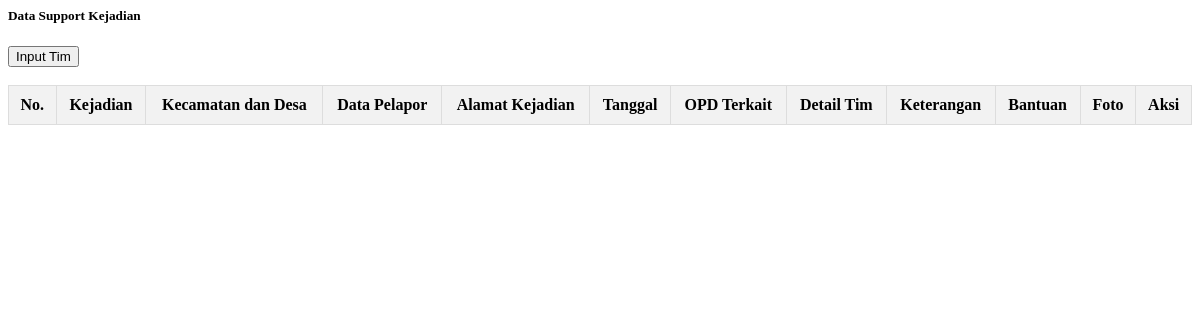
The app's page /data_support.php (signed in), older data.
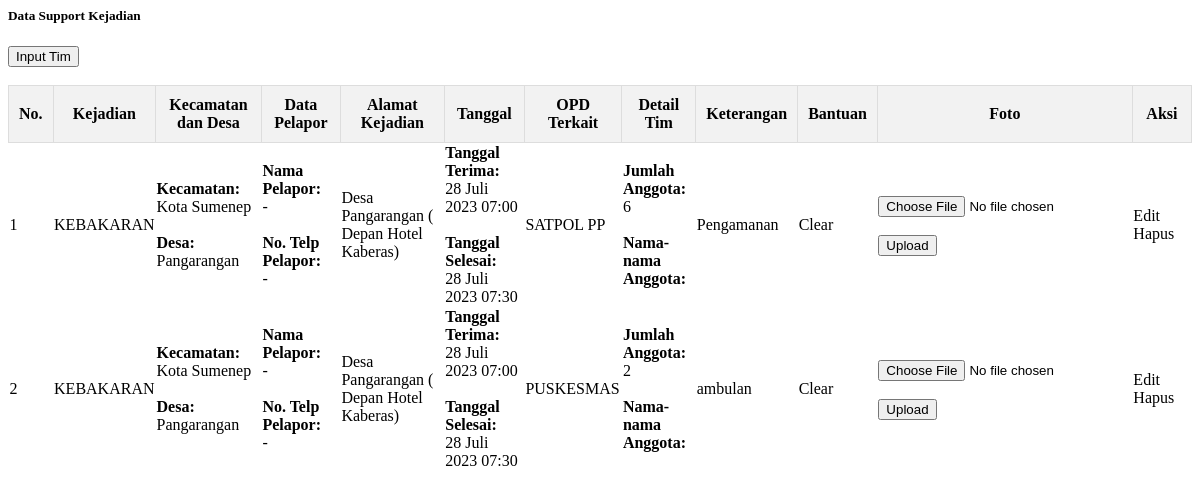
The same page, newer data.
### tables this page shows
CREATE TABLE `tim` (
  `id` int(11) NOT NULL,
  `id_lokasi` int(11) NOT NULL,
  `opd_terkait` int(11) NOT NULL,
  `jumlah_tim` int(11) DEFAULT NULL,
  `nama_anggota` text DEFAULT NULL,
  `ket` varchar(255) DEFAULT NULL,
  `laporan` text DEFAULT NULL,
  `bulan` varchar(11) DEFAULT NULL,
  `tahun` varchar(50) DEFAULT NULL,
  `bantuan` int(11) DEFAULT NULL
);

CREATE TABLE `lokasi` (
  `id` int(11) NOT NULL,
  `lat_long` varchar(50) DEFAULT NULL,
  `alamat` varchar(50) DEFAULT NULL,
  `desa` varchar(50) DEFAULT NULL,
  `kec` varchar(50) DEFAULT NULL,
  `kejadian` varchar(50) DEFAULT NULL,
  `tanggal_terima` varchar(255) DEFAULT NULL,
  `tanggal_selesai` varchar(255) DEFAULT NULL,
  `approve` int(11) DEFAULT 0,
  `ket` text DEFAULT NULL,
  `laporan` text DEFAULT NULL,
  `tim` text DEFAULT NULL,
  `jumlah_tim` text DEFAULT NULL,
  `nama_pelapor` varchar(50) NOT NULL,
  `noTelp_pelapor` varchar(50) NOT NULL,
  `bulan` varchar(11) DEFAULT NULL,
  `tahun` varchar(50) DEFAULT NULL
);

CREATE TABLE `kecamatan` (
  `id` int(11) NOT NULL,
  `nama_kecamatan` varchar(50) DEFAULT NULL
);

CREATE TABLE `desa` (
  `id` int(11) NOT NULL,
  `id_kecamatan` int(11) DEFAULT NULL,
  `nama_desa` varchar(50) DEFAULT NULL
);

CREATE TABLE `opd_terkait` (
  `id` int(11) NOT NULL,
  `nama_opd` varchar(255) DEFAULT NULL
);

### data_support.php (the view, shortened to what this page needs)
<?php
include 'dbconfig.php';
$akses = $_SESSION['hak_akses'];
?>
<link rel="stylesheet" href="css/jquery.Jcrop.css" type="text/css" />
<div class="card card-info card-outline">
  <div class="card-header">
    <h5 class="card-title">Data Support Kejadian</h5>
  </div>
  <div class="card-body">
    <div class="row">
      <div class="col-md-12">
        <?php
        if($akses == 'Admin'){
          ?>
          <div>
            <button class="btn btn-info btn-sm" id="add_support">Input Tim</button>
          </div>
          <br/>
          <div class="table-responsive">
            <table id="tower" class="table table-bordered">
              <thead>
                <th>No.</th>
                <th>Kejadian</th>
                <th>Kecamatan dan Desa</th>
                <th>Data Pelapor</th>
                <th>Alamat Kejadian</th>
                <th>Tanggal</th>
                <th>OPD Terkait</th>
                <th>Detail Tim</th>
                <th>Keterangan</th>
                <th>Bantuan</th>
                <th>Foto</th>
                <th>Aksi</th>
              </thead>
              <tbody>
                <?php
                $nomor = 1;
                $tim = mysqli_query($kominfo, "SELECT * FROM tim ORDER BY id DESC");
                while($hasil = mysqli_fetch_array($tim)){
                ?>
                  <tr>
                    <td><?php echo $nomor++; ?></td>
                    <?php
                    $id       = $hasil['id_lokasi'];
                    $lokasi1  = mysqli_query($kominfo, "select * from lokasi where id='$id'");
                    $lokasi2  = mysqli_fetch_array($lokasi1);
                    ?>
                    <td><?php echo $lokasi2['kejadian']; ?></td>
                    <td>
                      <strong>Kecamatan:</strong><br>
                      <?php
                      $id_kec = $lokasi2['kec'];
                      $kec1   = mysqli_query($kominfo, "select * from kecamatan where id='$id_kec'");
                      $kec2   = mysqli_fetch_array($kec1);
                      echo $kec2['nama_kecamatan'];
                      ?>
                      <br><br>
                      <strong>Desa:</strong><br>
                      <?php
                      $id_desa  = $lokasi2['desa'];
                      $desa1    = mysqli_query($kominfo, "select * from desa where id='$id_desa'");
                      $desa2    = mysqli_fetch_array($desa1);
                      echo $desa2['nama_desa'];
                      ?>
                    </td>
                    <td>
                      <strong>Nama Pelapor:</strong><br><?php echo $lokasi2['nama_pelapor']; ?><br><br>
                      <strong>No. Telp Pelapor:</strong><br><?php echo $lokasi2['noTelp_pelapor']; ?>
                    </td>
                    <td><?php echo $lokasi2['alamat']; ?></td>
                    <td>
                      <strong>Tanggal Terima:</strong><br>
                      <?php echo $lokasi2['tanggal_terima']; ?>
                      <br><br>
                      <strong>Tanggal Selesai:</strong><br>
                      <?php echo $lokasi2['tanggal_selesai']; ?>
                    </td>
                    <td>
                      <?php
                      $id_opd = $hasil['opd_terkait'];
                      $opd1   = mysqli_query($kominfo, "select * from opd_terkait where id='$id_opd'");
                      $opd2   = mysqli_fetch_array($opd1);
                      echo $opd2['nama_opd'];
                      ?>
                    </td>
                    <td>
                      <strong>Jumlah Anggota:</strong><br>
                      <?php echo $hasil['jumlah_tim']; ?>
                      <br><br>
                      <strong>Nama-nama Anggota:</strong><br>
                    </td>
                    <td><?php echo $hasil['ket']; ?></td>
                    <td>
                      <?php
                      if ($hasil['bantuan'] == "0") {
                        echo '<a class="btn btn-info btn-sm" href="bantuan.php?id=' . $hasil['id'] . '&action=bantuan">Kirim Bantuan</a>';
                      } elseif ($hasil['bantuan'] == "1") {
                        echo '<a class="btn btn-success btn-sm">Clear</a>';
                      }
                      ?>
                    </td>
                    <td width="20%">
                      <br/>
                      <form method="post" enctype="multipart/form-data" id="upload_foto_support" action="upload_support.php">
                        <input type="file" name="foto" data-icon="false" required>
                        <br/>
                        <br/>
                        <button type="submit" class="btn btn-info btn-sm" id="inputGroupFileAddon04">Upload</button>
                      </form>
                    </td>
                    <td width="5%">
                      <div class="btn-group">
                        <a class="btn btn-info btn-sm" id="edit_support" value="<?php echo $hasil['id']; ?>">Edit</a>
                        <a class="btn btn-danger btn-sm " id="hapus_support" value="<?php echo $hasil['id']; ?>">Hapus</a>
                      </div>
                    </td>
                  </tr>
                <?php
                }
                ?>
              </tbody>
            </table>
          </div>
            <?php
          }
          ?>
        </div>
      </div>
    </div>
  </div>

### data_support.php (style rules this page uses)
table { width: 100%; border-collapse: collapse; }
th { text-align: center; vertical-align: middle; background-color: #f2f2f2; padding: 10px; border: 1px solid #ddd; }

Row changes from the older to the newer data that the page shows:
added tim: id_lokasi.kejadian "KEBAKARAN", kecamatan.nama_kecamatan "Kota Sumenep", desa.nama_desa "Pangarangan", id_lokasi.nama_pelapor "-", id_lokasi.noTelp_pelapor "-", id_lokasi.alamat "Desa Pangarangan ( Depan Hotel Kaberas)", id_lokasi.tanggal_terima "28 Juli 2023 07:00", id_lokasi.tanggal_selesai "28 Juli 2023 07:30", opd_terkait.nama_opd "SATPOL PP", jumlah_tim "6", ket "Pengamanan", bantuan "Clear", $hasil['id'] 15 (drawn)
added tim: id_lokasi.kejadian "KEBAKARAN", kecamatan.nama_kecamatan "Kota Sumenep", desa.nama_desa "Pangarangan", id_lokasi.nama_pelapor "-", id_lokasi.noTelp_pelapor "-", id_lokasi.alamat "Desa Pangarangan ( Depan Hotel Kaberas)", id_lokasi.tanggal_terima "28 Juli 2023 07:00", id_lokasi.tanggal_selesai "28 Juli 2023 07:30", opd_terkait.nama_opd "PUSKESMAS", jumlah_tim "2", ket "ambulan", bantuan "Clear", $hasil['id'] 14 (drawn)
